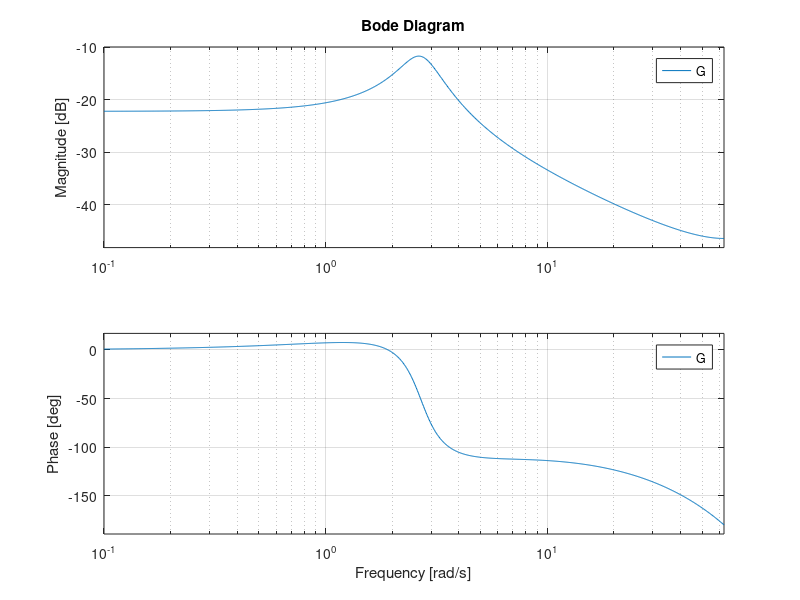
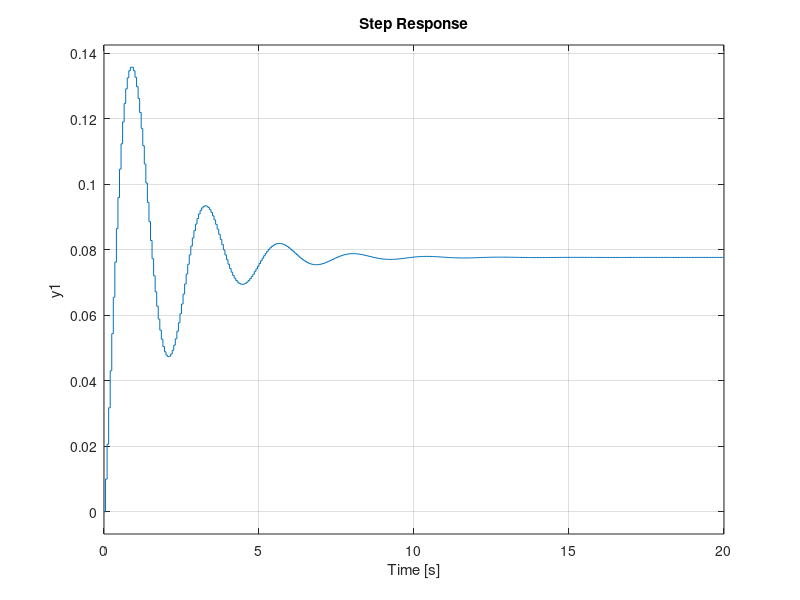
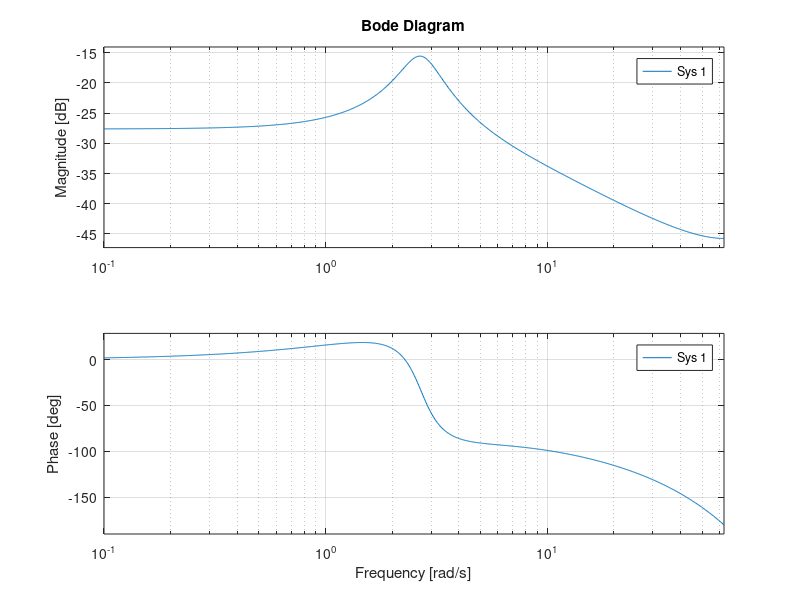
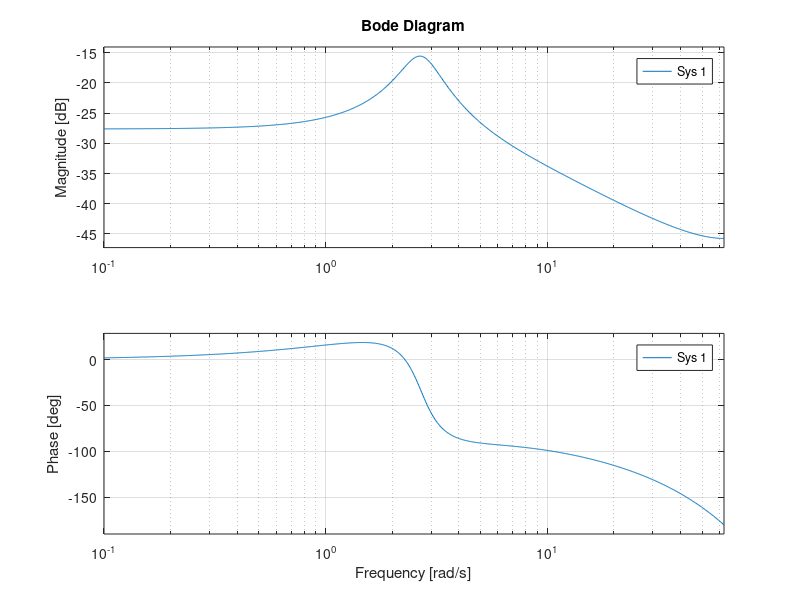

Source code (MATLAB) for these figures, in order:
tfinal=3;
T = 0.05;

a1 = -1.92894;
a0 = 0.946607;
b1 = 0.00998879;
b0 = -0.00861729;

G = tf([0 b1 b0], [1 a1 a0], T);

bode(G);
figure(2)
step(G);

% lead compensator
Dlead = tf([1, -0.85], [1, -0.72], T);
% Klead = 18;

% zero-placement
target_bandwidth = 4.5;
lag_zero = 1 - rad2deg(target_bandwidth*T)/500;
lag_zero = 0.85;
target_dc_loop_gain = 99;
p = 1 - (1 - lag_zero)*dcgain(Dlead)*dcgain(G)/target_dc_loop_gain
K = 40
Dlag = K*tf([1, -lag_zero], [1, -p], T);

Dlag*Dlead

figure(3)
bode(Dlead*G);
figure(4)

figure(5)
bode(Dlead*G);
figure(6)
step(Dlead*G/(1 + Dlead*G));

figure(7)
bode(Dlag*Dlead*G);
figure(8)
step(Dlag*Dlead*G/(1 + Dlag*Dlead*G));
